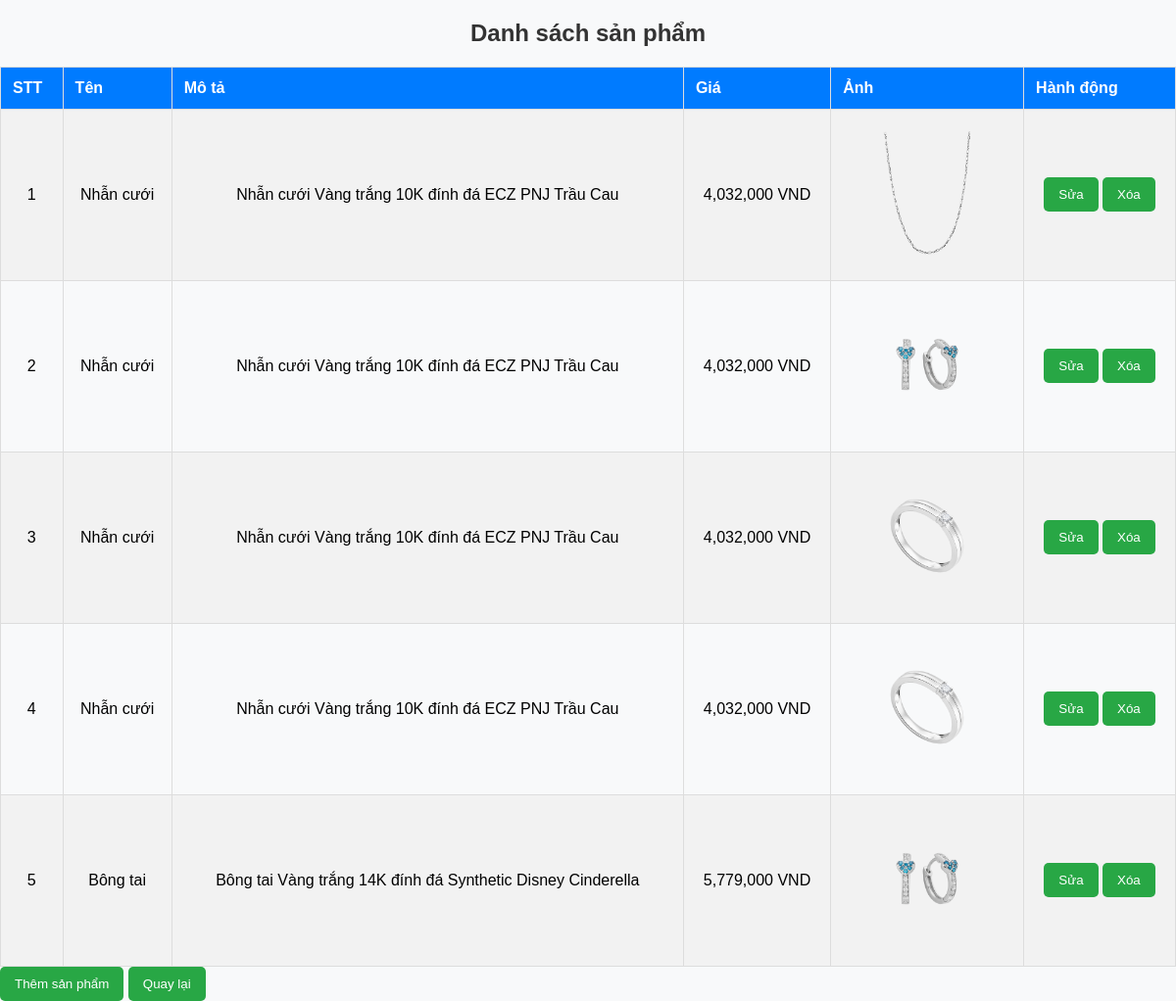
Screenshot of /views/product/list.php (signed in) with the database file from the repository.
### tables this page shows
CREATE TABLE `products` (
  `id` int(11) NOT NULL,
  `name` varchar(255) NOT NULL,
  `description` text NOT NULL,
  `price` decimal(10,2) NOT NULL,
  `image` varchar(255) NOT NULL
);

### models/ProductModel.php (called while the page is built, shortened)
<?php
require_once __DIR__ . '/../config/data.php';
function getAllProducts() {
    global $conn;
    $query = "SELECT * FROM products";
    $result = mysqli_query($conn, $query);
    $products = [];
    while ($row = mysqli_fetch_assoc($result)) {
        $products[] = $row;
    }
    return $products;
}

### views/product/list.php (the view, shortened to what this page needs)
<?php
require_once '../../models/ProductModel.php';
$products = getAllProducts() ?? [];
?>
<!DOCTYPE html>
<html lang="vi">
<head>
</head>
<body>
    <h2>Danh sách sản phẩm</h2>
    <?php if (empty($products)): ?>
        <p>Không có sản phẩm nào.</p>
    <?php else: ?>
        <table>
            <tr>
                <th>STT</th>
                <th>Tên</th>
                <th>Mô tả</th>
                <th>Giá</th>
                <th>Ảnh</th>
                <th>Hành động</th>
            </tr>
            <?php
            $stt = 1;
            foreach ($products as $product): ?>
                <tr>
                    <td><?= $stt++ ?></td>
                    <td><?= htmlspecialchars($product['name']) ?></td>
                    <td><?= htmlspecialchars($product['description']) ?></td>
                    <td><?= number_format($product['price']) ?> VND</td>
                    <td>
                        <?php if (!empty($product['image'])): ?>
                            <img src="/DUAN1/public/img/<?= htmlspecialchars($product['image']) ?>" width="100">
                        <?php else: ?>
                            <span>Không có ảnh</span>
                        <?php endif; ?>
                    </td>
                    <td>
                    <a href="edit.php?id=<?= $product['id'] ?>"><button type="submit">Sửa</button></a>
                    <a href="delete.php?id=<?= $product['id'] ?>" onclick=""><button type="submit">Xóa</button></a>
                    </td>
                </tr>
            <?php endforeach; ?>
        </table>
    <?php endif; ?>
    <a href="add.php?id"><button type="submit">Thêm sản phẩm</button></a>
    <a href="/DUAN1/views/index.php"><button type="submit">Quay lại</button></a>
</body>
</html>

### views/product/list.php (style rules this page uses)
table { width: 100%; border-collapse: collapse; }
th, td { border: 1px solid black; padding: 8px; text-align: center; }
th { background-color: #f2f2f2; }
img { width: 150px; }
body { font-family: Arial, sans-serif; background-color: #f8f9fa; margin: 0; padding: 0; }
h2 { text-align: center; color: #333; }
table { width: 100%; border-collapse: collapse; margin-top: 20px; }
table, th, td { border: 1px solid #ddd; }
th { background: #007bff; color: white; padding: 12px; text-align: left; }
td { padding: 10px; }
tr:nth-child(even) { background: #f2f2f2; }
button { background: #28a745; color: white; border: none; padding: 10px 15px; border-radius: 5px; cursor: pointer; transition: 0.3s; }

### rows the page displays
products: name "Nhẫn cưới", description "Nhẫn cưới Vàng trắng 10K đính đá ECZ PNJ Trầu Cau", price "4,032,000", image (picture)
products: name "Nhẫn cưới", description "Nhẫn cưới Vàng trắng 10K đính đá ECZ PNJ Trầu Cau", price "4,032,000", image (picture)
products: name "Nhẫn cưới", description "Nhẫn cưới Vàng trắng 10K đính đá ECZ PNJ Trầu Cau", price "4,032,000", image (picture)
products: name "Nhẫn cưới", description "Nhẫn cưới Vàng trắng 10K đính đá ECZ PNJ Trầu Cau", price "4,032,000", image (picture)
products: name "Bông tai", description "Bông tai Vàng trắng 14K đính đá Synthetic Disney Cinderella", price "5,779,000", image (picture)
